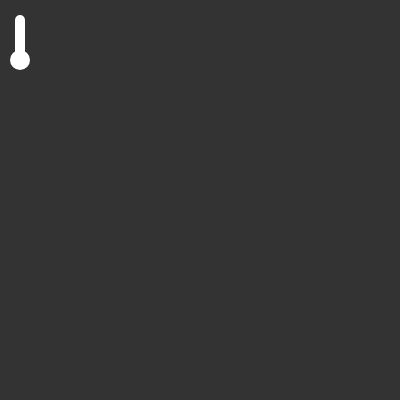
Frame 1 (no input)
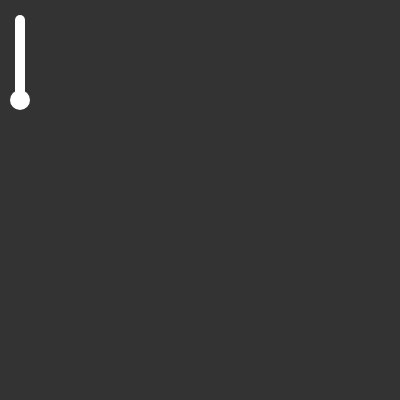
Frame 2 (the mouse pressed at the canvas centre, redrawn once)

The p5.js sketch that drew these frames (run headless with seeded random() and noise() and a simulated clock; the mouse was pressed at the canvas centre and the sketch redrawn once):

// p5.js sketch
// ── sketch.js
// Part 2: Self-Avoiding Walk with backtracking using Spot class

function make2DArray(cols, rows) {
    return Array(cols).fill(0).map(col => Array(rows));
}

let grid;
const spacing = 40;
let cols, rows;
let path;
let spot;

function setup() {
    removeElements();
    createCanvas(400, 400);
    const startButton = createButton('START');
    const resetButton = createButton('RESET');
    startButton.mouseClicked(() => {
        loop();
    });
    resetButton.mouseClicked(() => {
        setup();
    });

    cols = floor(width / spacing);
    rows = floor(height / spacing);
    path = [];

    background(51);
    grid = make2DArray(cols, rows);

    for (let i = 0; i < cols; i++) {
        for (let j = 0; j < rows; j++) {
            grid[i][j] = new Spot(i, j, spacing);
        }
    }
    spot = grid[0][0];
    path.push(spot);
    spot.visited = true;

    noLoop();
}

function draw() {
    background(51);
    translate(spacing * 0.5, spacing * 0.5);

    spot = spot.nextSpot(grid);
    if (!spot) {
        const stuck = path.pop();
        stuck.clear();
        spot = path[path.length - 1];
    } else {
        path.push(spot);
        spot.visited = true;
    }

    if (path.length === cols * rows) {
        console.log('Solved!');
        noLoop();
    }

    stroke(255);
    strokeWeight(spacing * 0.25);
    noFill();
    beginShape();
    for (const s of path) {
        vertex(s.x, s.y);
    }
    endShape();
    strokeWeight(spacing * 0.5);
    point(spot.x, spot.y);
}

// ── spot.js
function allOptions() {
    return [
        new Step(1, 0), new Step(-1, 0), new Step(0, 1), new Step(0, -1)
    ];
}

class Step {
    constructor(dx, dy) {
        this.dx = dx;
        this.dy = dy;
        this.tried = false;
    }
}

class Spot {
    constructor(i, j, spacing) {
        this.i = i;
        this.j = j;
        this.x = i * spacing;
        this.y = j * spacing;
        this.options = allOptions();
        this.visited = false;
    }

    clear() {
        this.visited = false;
        this.options = allOptions();
    }

    nextSpot(grid) {
        const validOptions = [];
        const isValid = (i, j) => {
            const cols = grid.length;
            const rows = grid[0].length;
            if (i < 0 || i >= cols || j < 0 || j >= rows) {
                return false;
            }
            return !grid[i][j].visited;
        };
        for (const option of this.options) {
            const newX = this.i + option.dx;
            const newY = this.j + option.dy;
            if (isValid(newX, newY) && !option.tried) {
                validOptions.push(option);
            }
        }

        if (validOptions.length > 0) {
            const step = validOptions[Math.floor(Math.random() * validOptions.length)];
            step.tried = true;
            return grid[this.i + step.dx][this.j + step.dy];
        }
        return null;
    }
}
